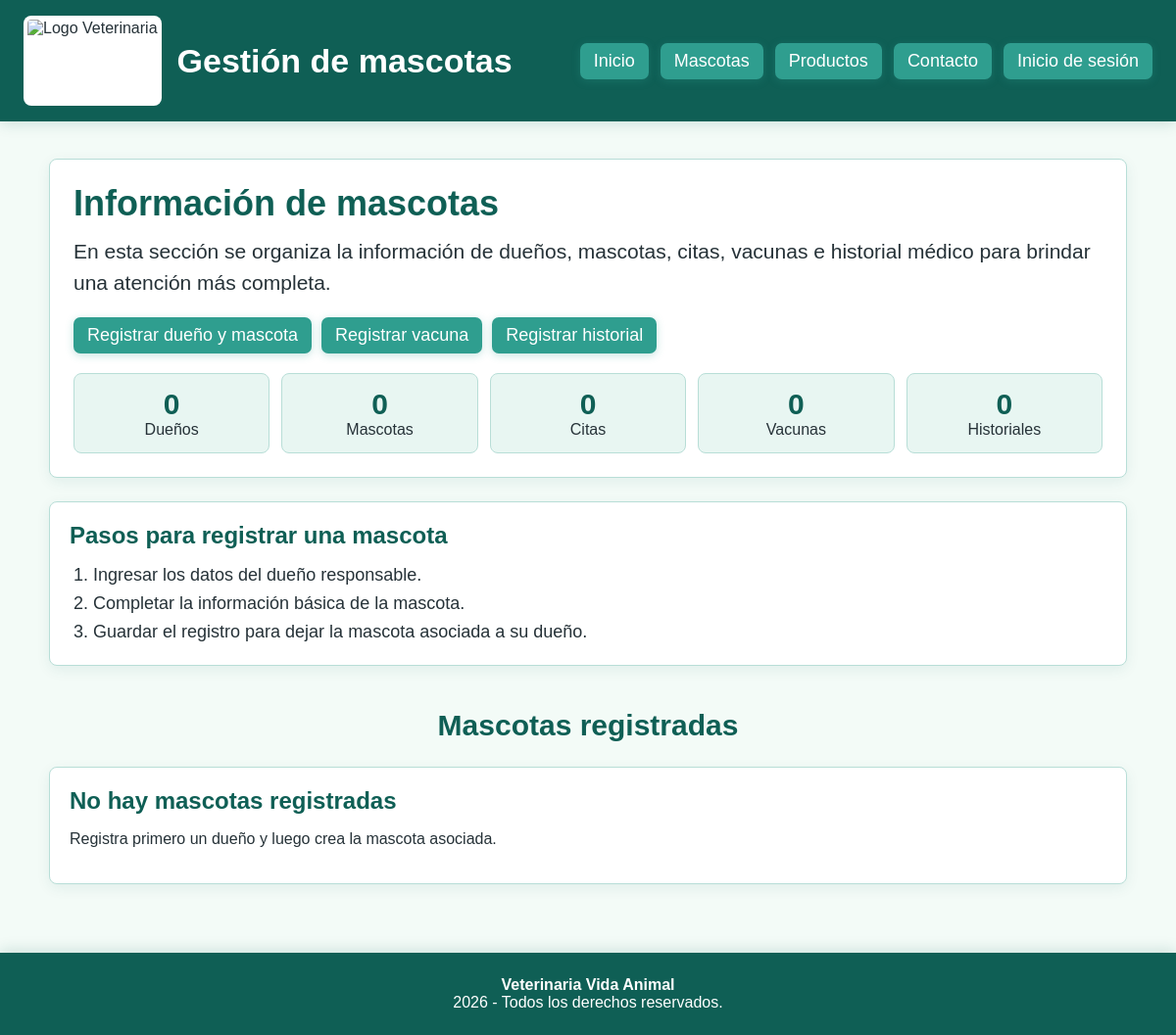
The app's page /pets/, older data.
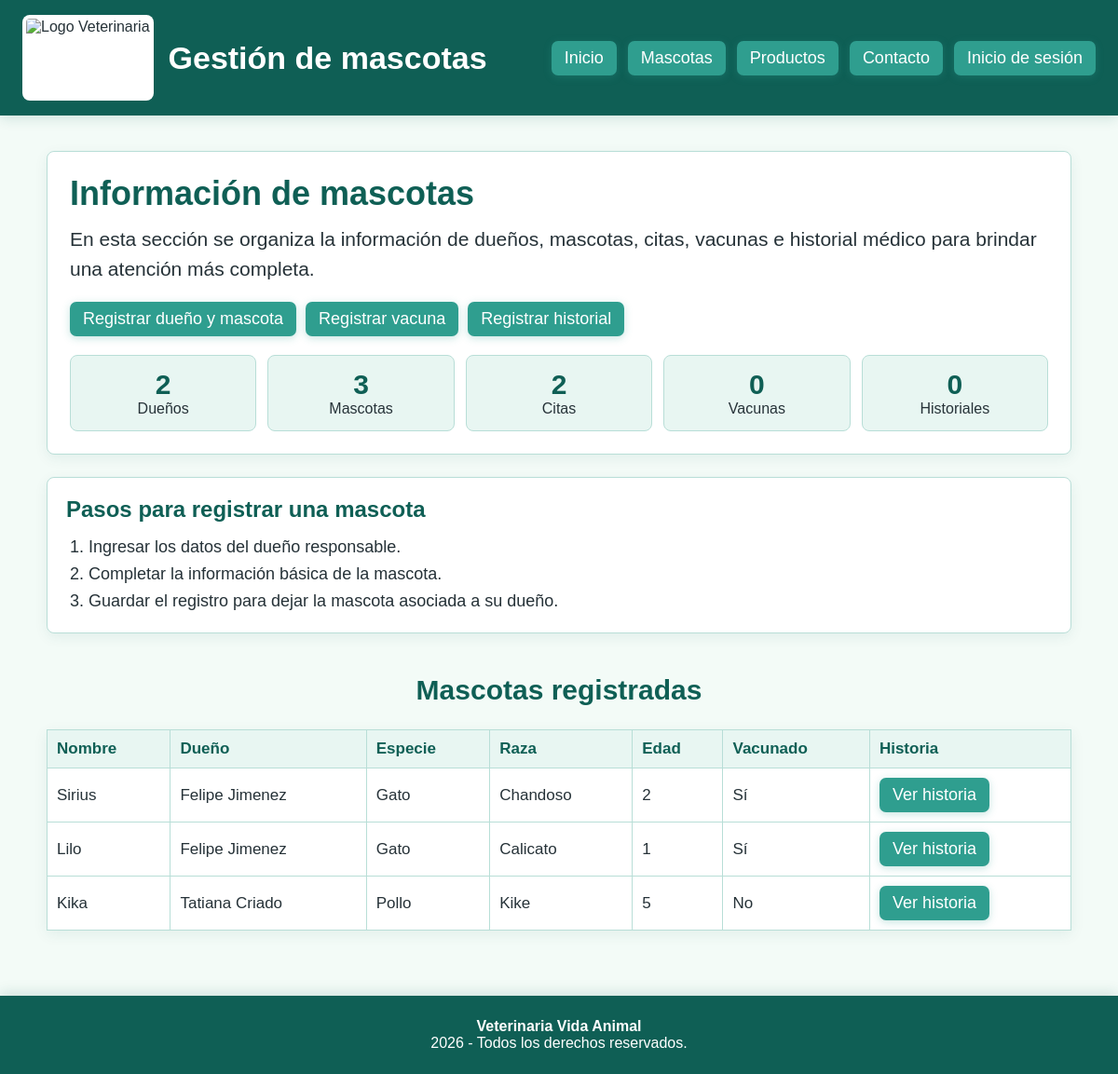
The same page, newer data.
### Aplicaciones/pets/models.py (models this page shows, shortened)
class Mascota(models.Model):
    dueño = models.ForeignKey(Dueño, on_delete=models.CASCADE, related_name='mascotas')
    nombre = models.CharField(max_length=100)
    especie = models.CharField(max_length=50)
    raza = models.CharField(max_length=50)
    edad = models.PositiveIntegerField()
    fecha_nacimiento = models.DateField(blank=True, null=True)
    peso = models.DecimalField(max_digits=5, decimal_places=2, blank=True, null=True)
    vacunado = models.BooleanField(default=False)

class Dueño(models.Model):
    nombre = models.CharField(max_length=100)
    telefono = models.CharField(max_length=20)
    direccion = models.CharField(max_length=200, blank=True, null=True)
    email = models.EmailField(blank=True, null=True)

### Aplicaciones/pets/views.py (the view)
# urls.py: path('', views.home_pets),
def home_pets(request):
    data = {
        'titlePage': 'Mascotas',
        'titulo': 'Gestión de mascotas',
        'total_duenos': models.Dueño.objects.count(),
        'total_mascotas': models.Mascota.objects.count(),
        'total_citas': veterinary_models.Cita.objects.count(),
        'total_vacunas': models.Vacuna.objects.count(),
        'total_historiales': models.HistorialMedico.objects.count(),
        'mascotas': models.Mascota.objects.select_related('dueño').all().order_by('-id')[:10],
    }
    return render(request, 'pets-home.html', data)

### Aplicaciones/pets/templates/pets-home.html (shortened to what the changed rows need)
<!DOCTYPE html>
<html lang="es">
<head>
</head>
<body>
    <header>
        <div class="header-content">
            <div class="brand">
                <h1>{{ titulo }}</h1>
            </div>
        </div>
    </header>
    <main>
        <section class="page-head">
            <h2>Información de mascotas</h2>
            <div class="summary">
                <div class="summary-item">
                    <strong>{{ total_duenos }}</strong>
                    <span>Dueños</span>
                </div>
                <div class="summary-item">
                    <strong>{{ total_mascotas }}</strong>
                    <span>Mascotas</span>
                </div>
                <div class="summary-item">
                    <strong>{{ total_citas }}</strong>
                    <span>Citas</span>
                </div>
            </div>
        </section>
        <h2 class="section-title">Mascotas registradas</h2>
        {% if mascotas %}
            <table>
                <tr>
                    <th>Nombre</th>
                    <th>Dueño</th>
                    <th>Especie</th>
                    <th>Raza</th>
                    <th>Edad</th>
                    <th>Vacunado</th>
                    <th>Historia</th>
                </tr>
                {% for mascota in mascotas %}
                <tr>
                    <td>{{ mascota.nombre }}</td>
                    <td>{{ mascota.dueño.nombre }}</td>
                    <td>{{ mascota.especie }}</td>
                    <td>{{ mascota.raza }}</td>
                    <td>{{ mascota.edad }}</td>
                    <td>
                        {% if mascota.vacunado %}
                            Sí
                        {% else %}
                            No
                        {% endif %}
                    </td>
                    <td>
                        <a href="/pets/mascotas/{{ mascota.id }}/historia/"><button>Ver historia</button></a>
                    </td>
                </tr>
                {% endfor %}
            </table>
        {% else %}
            <section class="workflow">
                <h3>No hay mascotas registradas</h3>
                <p>Registra primero un dueño y luego crea la mascota asociada.</p>
            </section>
        {% endif %}
    </main>
</body>
</html>

Row changes from the older to the newer data that the page shows:
added Mascota: nombre "Sirius", dueño.nombre "Felipe Jimenez", especie "Gato", raza "Chandoso", edad "2", vacunado "Sí"
added Mascota: nombre "Lilo", dueño.nombre "Felipe Jimenez", especie "Gato", raza "Calicato", edad "1", vacunado "Sí"
added Mascota: nombre "Kika", dueño.nombre "Tatiana Criado", especie "Pollo", raza "Kike", edad "5", vacunado "No"
Text that changed along with them:
{{ total_duenos }}: "0" → "2"
{{ total_mascotas }}: "0" → "3"
{{ total_citas }}: "0" → "2"
text no longer shown: "No hay mascotas registradas Registra primero un dueño y luego crea la mascota asociada."
text now shown: "Nombre Dueño Especie Raza Edad Vacunado Historia"
